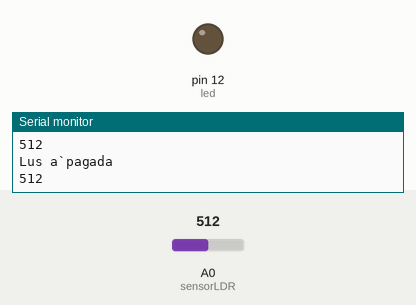
Bench run of a sketch on a simulated Arduino Uno, built with avr-gcc and run on an emulated ATmega328P. Shown: output pins drawn as LEDs (lit = HIGH), the last lines printed to the serial monitor. The test bench sets the inputs (shaded band); at power-on: A0 (sensorLDR) = 512.

Above: at 1.2 s.
1.3 s: A0 (sensorLDR) set to 416
2.8 s: A0 (sensorLDR) set to 389
At 3.6 s:
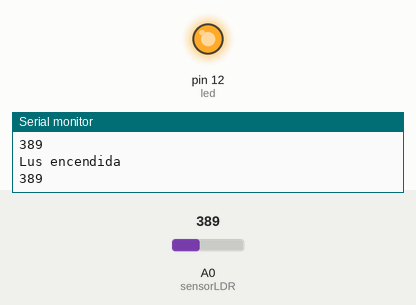
4.3 s: A0 (sensorLDR) set to 410
At 4.9 s:
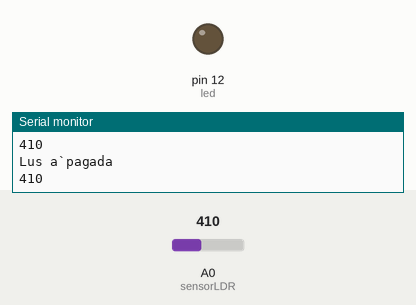
5.9 s: A0 (sensorLDR) set to 390
At 7.4 s:
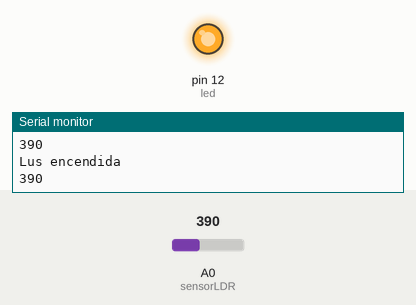
Timing chart, 0 to 8.5 s (numbered marks = the images above; inputs shaded):
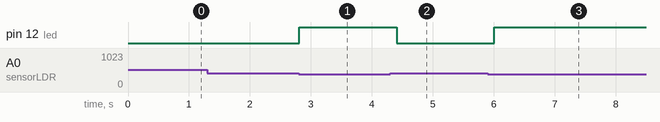

Measured:
- the behaviour switches between 400 and 399 on A0 (sensorLDR) (found by bisection; images 0 and 1)
- after the input at 2.8 s, pin 12 (led): LOW → HIGH at once
- after the input at 4.3 s, pin 12 (led): HIGH → LOW after 0.11 s
- after the input at 5.9 s, pin 12 (led): LOW → HIGH after 0.11 s

The sketch:

Sensor_LDR.ino
```cpp
int led = 12;
int sensorLDR = A0;
int valor = 0;

void setup()
{
 Serial.begin(9600);
 pinMode(led, OUTPUT);
 pinMode(sensorLDR, INPUT);
}


void loop()
 {
 valor = analogRead(sensorLDR);
 if (valor <400)
 {
  digitalWrite(led, HIGH);
  Serial.println ("Lus encendida");
  Serial.println(valor);
 }
 else
 {
  digitalWrite(led, LOW);
  Serial.println ("Lus a`pagada");
  Serial.println(valor);
 }
 delay (200);
}
```
